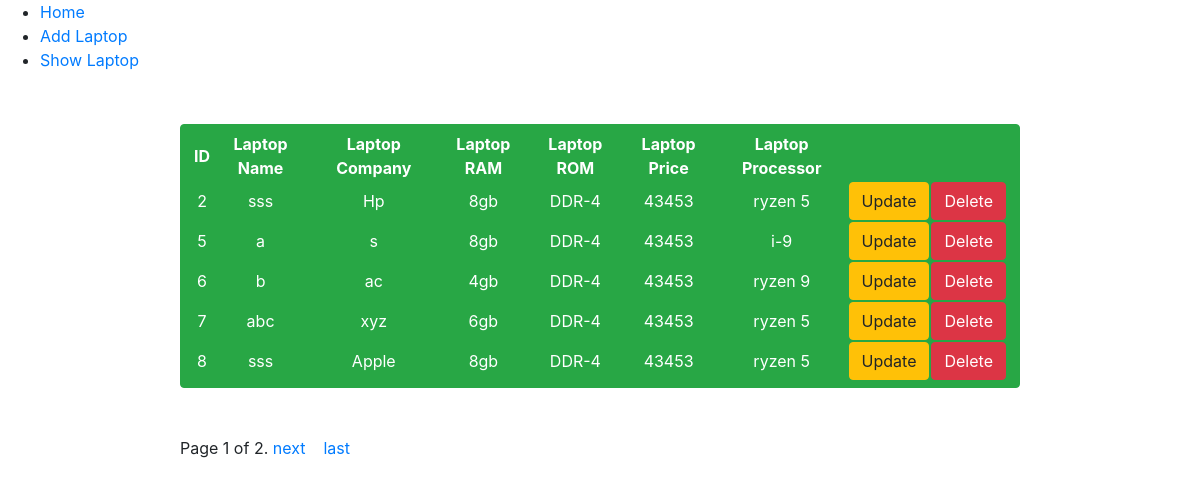
The page /listing/ on the database its author committed.
### firstapp/models.py (models this page shows)
class Laptop(models.Model):
    laptopname=models.CharField(max_length=40)
    laptopcompany=models.CharField(max_length=50)
    laptopram=models.CharField(max_length=30)
    laptoprom=models.CharField(max_length=30)
    laptopprice=models.CharField(max_length=30)
    laptopprocessor=models.CharField(max_length=40)

### firstapp/views.py (the view)
# urls.py: path('listing/',views.listing,name='listing'),
def listing(request):
    laptop_list = Laptop.objects.all()
    paginator = Paginator(laptop_list, 5) # Show 5 contacts per page.
    page_number = request.GET.get('page',1)
    page_obj = paginator.page(page_number)
    context = {'page_obj': page_obj}
    template_name='firstapp/Showorder.html'
    return render(request,template_name,context )

### templates/firstapp/Showorder.html (shortened to what this page needs)
{% extends 'firstapp/Home.html' %}
{% load crispy_forms_tags %}
{% block content %}
    <table class="btn btn-success" style="width: 70%;margin: 3% 15%;">
        <tr>
            <th>ID</th>
            <th>Laptop Name</th>
            <th>Laptop Company</th>
            <th>Laptop RAM</th>
            <th>Laptop ROM</th>
            <th>Laptop Price</th>
            <th>Laptop Processor</th>
        </tr>
        {% for i in page_obj %}
            <tr>
                <td>{{i.id}}</td>
                <td>{{i.laptopname}}</td>
                <td>{{i.laptopcompany}}</td>
                <td>{{i.laptopram}}</td>
                <td>{{i.laptoprom}}</td>
                <td>{{i.laptopprice}}</td>
                <td>{{i.laptopprocessor}}</td>
                <td><a href="{% url 'updt' i.id %}"><button class="btn btn-warning">Update</button></a></td>
                <td><a href="{% url 'del' i.id %}"><button class="btn btn-danger">Delete</button></a></td>
            </tr>
            {% endfor %}
    </table>
    <div class="pagination" style="margin: 1% 15%;">
        <span class="step-links">
            <span class="current">
                Page {{ page_obj.number }} of {{ page_obj.paginator.num_pages }}.
            </span>
            {% if page_obj.has_next %}
                <a href="{% url 'listing' %}?page={{ page_obj.next_page_number }}">next</a>&nbsp;&nbsp;&nbsp;
                <a href="{% url 'listing' %}?page={{ page_obj.paginator.num_pages }}">last</a>
            {% endif %}
        </span>
    </div>
{% endblock %}

### templates/firstapp/Home.html (shortened to what this page needs)
<!DOCTYPE html>
<html lang="en">
<head>
    <link rel="stylesheet" href="https://cdn.jsdelivr.net/npm/bootstrap@4.6.0/dist/css/bootstrap.min.css">
</head>
<body>
    <div>
        <ul>
            <li><a href="{% url 'home' %}">Home</a></li>
            <li><a href="{% url 'add' %}">Add Laptop</a></li>
            <li><a href="{% url 'listing' %}">Show Laptop</a></li>
        </ul>
    </div>
    {% block content %}
    {% endblock %}
</body>
</html>

### rows shown on the page
Laptop: id "2", laptopname "sss", laptopcompany "Hp", laptopram "8gb", laptoprom "DDR-4", laptopprice "43453", laptopprocessor "ryzen 5"
Laptop: id "5", laptopname "a", laptopcompany "s", laptopram "8gb", laptoprom "DDR-4", laptopprice "43453", laptopprocessor "i-9"
Laptop: id "6", laptopname "b", laptopcompany "ac", laptopram "4gb", laptoprom "DDR-4", laptopprice "43453", laptopprocessor "ryzen 9"
Laptop: id "7", laptopname "abc", laptopcompany "xyz", laptopram "6gb", laptoprom "DDR-4", laptopprice "43453", laptopprocessor "ryzen 5"
Laptop: id "8", laptopname "sss", laptopcompany "Apple", laptopram "8gb", laptoprom "DDR-4", laptopprice "43453", laptopprocessor "ryzen 5"

### other values the page prints
{{ page_obj.number }} "1"
{{ page_obj.paginator.num_pages }} "2"
